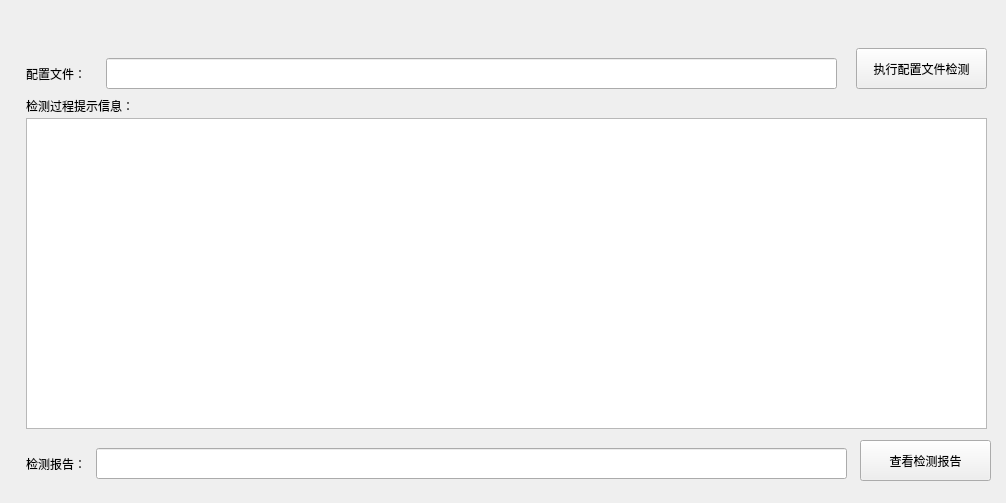
<?xml version="1.0" encoding="UTF-8"?>
<ui version="4.0">
 <class>BMGGGSForm</class>
 <widget class="QWidget" name="BMGGGSForm">
  <property name="geometry">
   <rect>
    <x>0</x>
    <y>0</y>
    <width>1006</width>
    <height>503</height>
   </rect>
  </property>
  <property name="windowTitle">
   <string>部门公告公示</string>
  </property>
  <widget class="QLineEdit" name="ProfileLineEdit">
   <property name="geometry">
    <rect>
     <x>106</x>
     <y>58</y>
     <width>731</width>
     <height>31</height>
    </rect>
   </property>
  </widget>
  <widget class="QLineEdit" name="JCBGLineEdit">
   <property name="geometry">
    <rect>
     <x>96</x>
     <y>448</y>
     <width>751</width>
     <height>31</height>
    </rect>
   </property>
  </widget>
  <widget class="QLabel" name="TipInfoLbl">
   <property name="geometry">
    <rect>
     <x>26</x>
     <y>98</y>
     <width>131</width>
     <height>16</height>
    </rect>
   </property>
   <property name="text">
    <string>检测过程提示信息：</string>
   </property>
  </widget>
  <widget class="QTextEdit" name="ScanTextEdit">
   <property name="geometry">
    <rect>
     <x>26</x>
     <y>118</y>
     <width>961</width>
     <height>311</height>
    </rect>
   </property>
  </widget>
  <widget class="QPushButton" name="DoScanProfileBtn">
   <property name="geometry">
    <rect>
     <x>856</x>
     <y>48</y>
     <width>131</width>
     <height>41</height>
    </rect>
   </property>
   <property name="text">
    <string>执行配置文件检测</string>
   </property>
  </widget>
  <widget class="QLabel" name="ProfileLbl">
   <property name="geometry">
    <rect>
     <x>26</x>
     <y>58</y>
     <width>81</width>
     <height>31</height>
    </rect>
   </property>
   <property name="text">
    <string>配置文件：</string>
   </property>
  </widget>
  <widget class="QLabel" name="ReportLbl">
   <property name="geometry">
    <rect>
     <x>26</x>
     <y>448</y>
     <width>71</width>
     <height>31</height>
    </rect>
   </property>
   <property name="text">
    <string>检测报告：</string>
   </property>
  </widget>
  <widget class="QPushButton" name="ViewReportBtn">
   <property name="geometry">
    <rect>
     <x>860</x>
     <y>440</y>
     <width>131</width>
     <height>41</height>
    </rect>
   </property>
   <property name="text">
    <string>查看检测报告</string>
   </property>
  </widget>
 </widget>
 <resources/>
 <connections/>
</ui>
